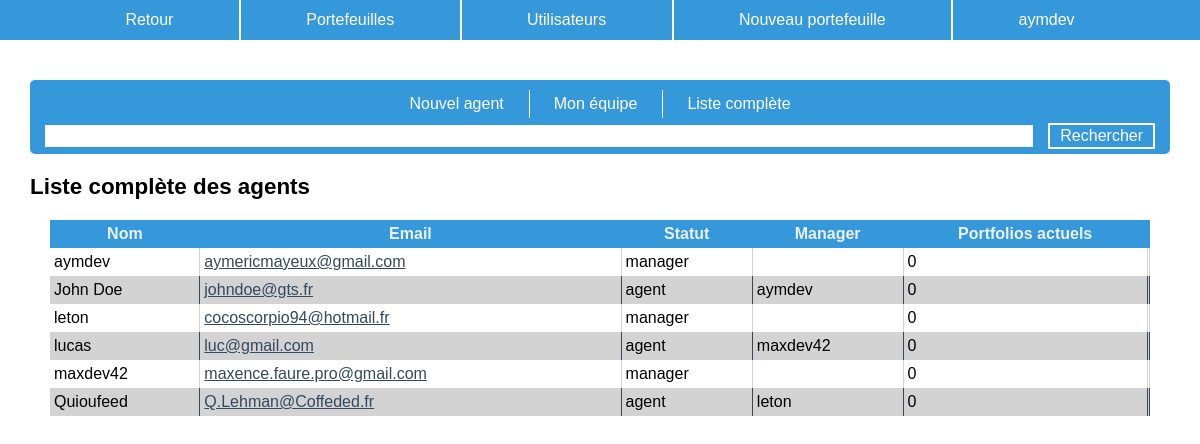
The app's page /smartfolio/bo/agents.php?all (signed in) with its own data.
### tables this page shows
CREATE TABLE `user` (
  `user_id` int(4) NOT NULL,
  `user_name` varchar(50) NOT NULL,
  `user_email` varchar(50) NOT NULL,
  `user_manager` int(4) DEFAULT NULL,
  `user_password` varchar(255) NOT NULL,
  `user_type` varchar(30) NOT NULL,
  `user_token` varchar(255) NOT NULL,
  `user_activated_account` tinyint(1) NOT NULL DEFAULT '0'
);

### smartfolio/assets/php/user.class.php (called while the page is built, shortened)
<?php
class User
{
    static public function AmIManager()
    {
        $user = App::$db->prepare("SELECT user_type FROM user WHERE user_id = :id");
        $user->execute(array(
            "id" => $_SESSION['user']['id']
        ));
        $user = $user->fetch(PDO::FETCH_ASSOC);
        return $user['user_type'] == 'manager';
    }
}
?>

### smartfolio/bo/assets/php/agent.class.php (called while the page is built, shortened)
<?php
class Agent
{
    function __construct($id)
    {
        $infos = App::$db->prepare("SELECT * FROM user WHERE user_id = :id");
        $infos->execute(array(
            "id" => $id
        ));
        if ($infos->rowCount() == 0) {
            throw new \Exception("introuvable", 1);
        } else {
            $infos = $infos->fetch(PDO::FETCH_ASSOC);
            $this->infos = array(
                "id"        => $infos['user_id'],
                "name"      => $infos['user_name'],
                "email"     => $infos['user_email'],
                "manager"   => $infos['user_manager'],
                "type"      => $infos['user_type'],
                "activated" => $infos['user_activated_account']
            );
        }
    }
    static private function ReturnObjectsArray(PDOStatement $agents)
    {
        $agents = $agents->fetchAll(PDO::FETCH_ASSOC);
        $o = array();
        foreach ($agents as $ag) {
            $agent = new Agent($ag['user_id']);
            array_push($o, $agent);
        }
        return $o;
    }
    static public function FullList()
    {
        $agents = App::$db->query("SELECT user_id FROM user ORDER BY user_name");
        return self::ReturnObjectsArray($agents);
    }
}
?>

### smartfolio/bo/agents.php (the view, shortened to what this page needs)
<!DOCTYPE html>
<html lang="en">
<head>
    <?php include 'assets/inc/head.php'; ?>
</head>
<body>
    <?php
    include 'assets/inc/header_smartfolio.php';
    ?>
    <main id="main">
        <div id="actions">
            <nav>
                <a href="?add"><i class="fas fa-user-plus"></i> Nouvel agent</a>
                <a href="agents.php"><i class="far fa-users"></i> Mon équipe</a>
                <a href="?all"><i class="fas fa-address-book"></i> Liste complète</a>
            </nav>
            <form action="agents.php" method="get">
                <input type="text" name="search" value="<?php echo $_GET['search'] ?? ''; ?>">
                <input type="submit" value="Rechercher">
            </form>
        </div>
        <?php
        if (isset($_GET['add'])) {
            ?>
            <form class="form_new" action="agents.php?add" method="post">
                <h3><i class="fas fa-user-plus fa-1x"></i> Nouvel agent:</h3>
                <label for="user_name">Nom:</label>
                <input type="text" name="user_name" value="<?php echo $_POST['user_name'] ?? ''; ?>" placeholder="Nom de l'agent" required>
                <label for="user_email">Email:</label>
                <input type="text" name="user_email" value="<?php echo $_POST['user_email'] ?? ''; ?>" placeholder="Adresse email de l'agent" required>
                <label for="user_manager">Manager:</label>
                <select name="user_manager">
                    <option value="0"></option>
                    <?php
                    foreach (Agent::ManagerList() as $manager) {
                        $save_form = isset($_POST['user_manager']) && $_POST['user_manager'] == $manager->infos['id'];
                        echo '<option value="' . $manager->infos['id'] . '"' . ($save_form ? ' selected' : '') . '>' . $manager->infos['name'] . '</option>';
                    }
                    ?>
                </select>
                <label for="user_type">Statut:</label>
                <select name="user_type">
                    <option value="agent"<?php echo isset($_POST['user_type']) && $_POST['user_type'] == 'agent' ? ' selected' : ''; ?>>Agent</option>
                    <option value="manager"<?php echo isset($_POST['user_type']) && $_POST['user_type'] == 'manager' ? ' selected' : ''; ?>>Manager</option>
                </select>
                <input type="hidden" name="token" value="<?php echo $_SESSION['user']['session_token']; ?>">
                <input type="submit" name="new_agent" value="Nouvel agent">
            </form>
            <?php
        } else {
            ?>
            <h2><?php echo isset($_GET['search']) ? 'Recherche: ' . $_GET['search'] : (isset($_GET['all']) ? 'Liste complète des agents' : 'Mon équipe'); ?></h2>
            <table class="table_list">
                <tr>
                    <th>Nom</th>
                    <th>Email</th>
                    <th>Statut</th>
                    <th>Manager</th>
                    <th>Portfolios actuels</th>
                </tr>
                <?php
                foreach ((isset($_GET['search']) ? Agent::Search($_GET['search']) : (isset($_GET['all']) ? Agent::FullList() : Agent::MyTeam())) as $agent) {
                    ?>
                    <tr>
                        <td><?php echo $agent->infos['name']; ?></td>
                        <td><a href="mailto:<?php echo $agent->infos['email']; ?>"><?php echo $agent->infos['email']; ?></a></td>
                        <td><?php echo $agent->infos['type']; ?></td>
                        <td><?php echo isset($agent->infos['manager']) ? (new Agent($agent->infos['manager']))->infos['name'] : ''; ?></td>
                        <td><?php echo 0; ?></td>
                    </tr>
                    <?php
                }
                ?>
            </table>
            <?php
        }
        ?>
    </main>
</body>
</html>

### smartfolio/bo/assets/inc/head.php
<link rel="stylesheet" href="../assets/rsc/Font-Awesome-Pro-master/web-fonts-with-css/css/fontawesome-all.min.css">
<link rel="stylesheet" href="assets/style/global.min.css">
<link rel="stylesheet" href="assets/style/forms.min.css">
<link rel="stylesheet" href="assets/style/tables.min.css">

### smartfolio/bo/assets/inc/header_smartfolio.php (shortened to what this page needs)
<header id="header">
    <nav>
        <ul>
            <li>
                <a href="../">
                    Retour
                </a>
            </li>
            <li>
                <a <?php App::SetLink('index.php'); ?>>
                    Portefeuilles
                </a>
            </li>
            <?php
            if (User::AmIManager()) {
                ?>
                <li>
                    <a href="#">
                        Utilisateurs
                    </a>
                </li>
                <li>
                    <a <?php App::SetLink('nv_port.php'); ?>>
                        Nouveau portefeuille
                    </a>
                </li>
                <?php
            }
            ?>
            <li>
                <a href="#">
                    <?php echo $_SESSION['user']['name']; ?>
                </a>
            </li>
        </ul>
    </nav>
</header>

### smartfolio/assets/php/app.class.php (shortened to what this page needs)
<?php
class App
{
    static public function SetLink(string $url, bool $target = false)
    {
        $attrs = 'href="' . $url . '"';
        $url_parts = explode('/', $_SERVER['REQUEST_URI']);
        if (strpos(end($url_parts), $url) !== false) {
            $attrs .= ' class="selected"';
        }
        echo $attrs;
    }
}
?>

### records on screen
user: user_name "aymdev", user_email "aymericmayeux@gmail.com", user_type "manager"
user: user_name "John Doe", user_email "johndoe@gts.fr", user_type "agent", infos "aymdev"
user: user_name "leton", user_email "cocoscorpio94@hotmail.fr", user_type "manager"
user: user_name "lucas", user_email "luc@gmail.com", user_type "agent", infos "maxdev42"
user: user_name "maxdev42", user_email "maxence.faure.pro@gmail.com", user_type "manager"
user: user_name "Quioufeed", user_email "Q.Lehman@Coffeded.fr", user_type "agent", infos "leton"

### other values on screen
$_SESSION['user']['name'] "aymdev"
